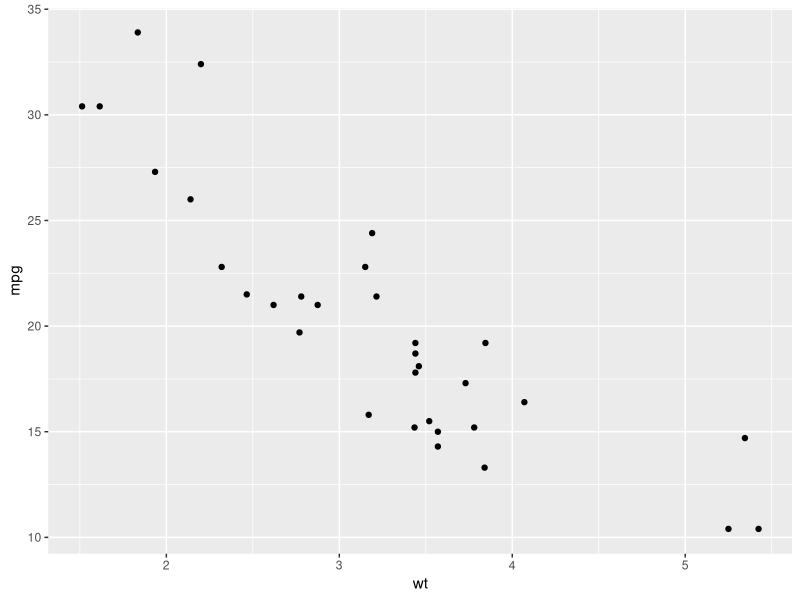
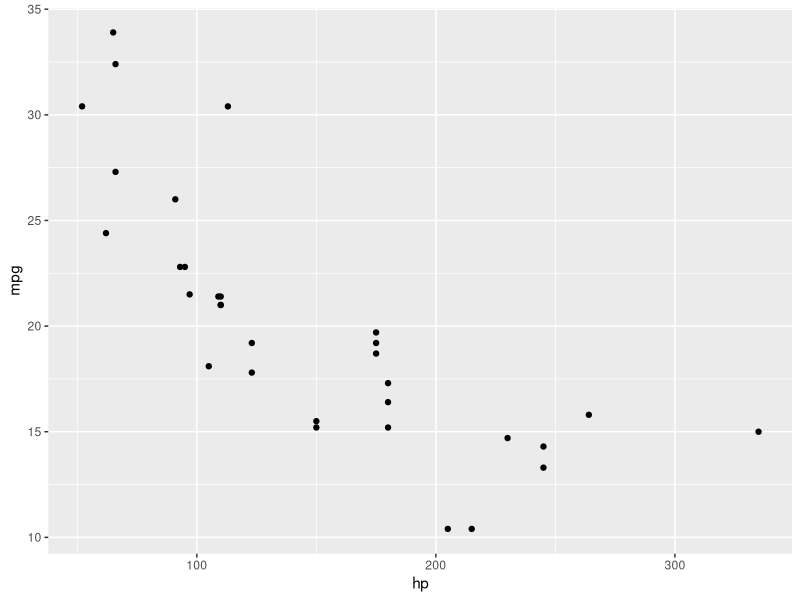
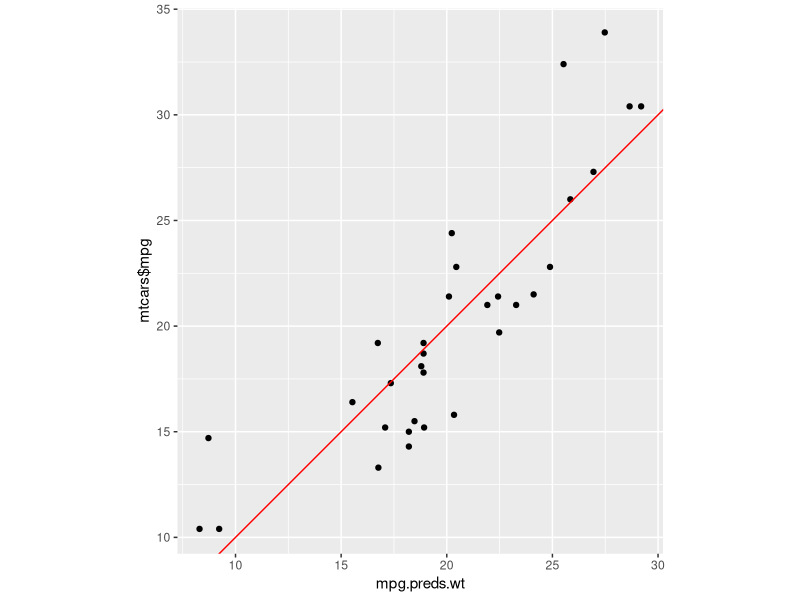
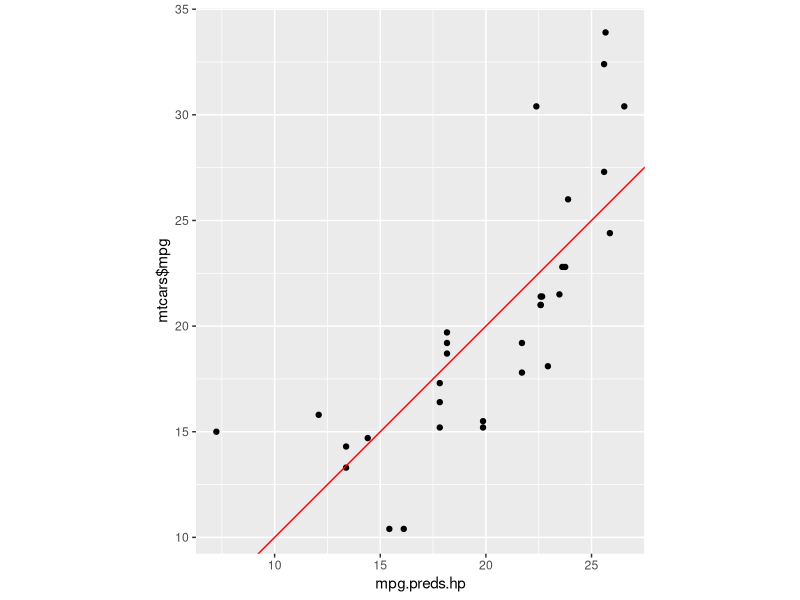
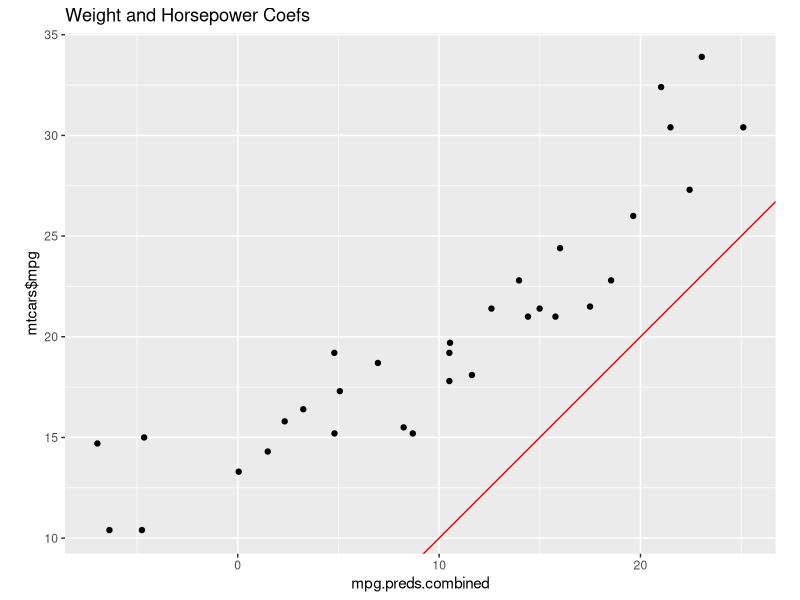
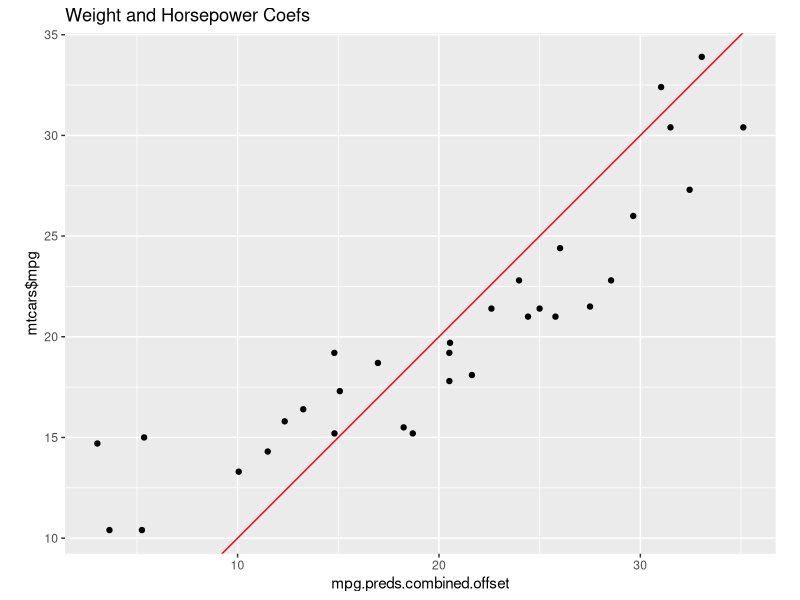
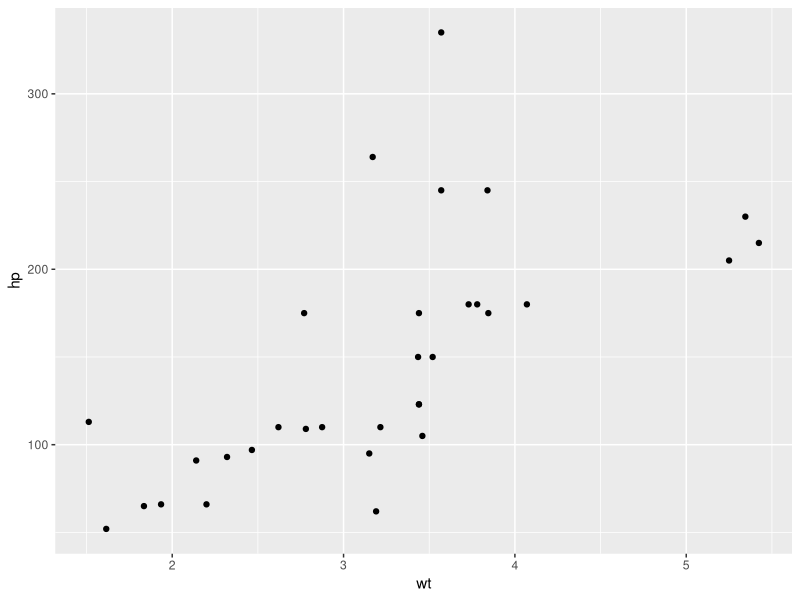
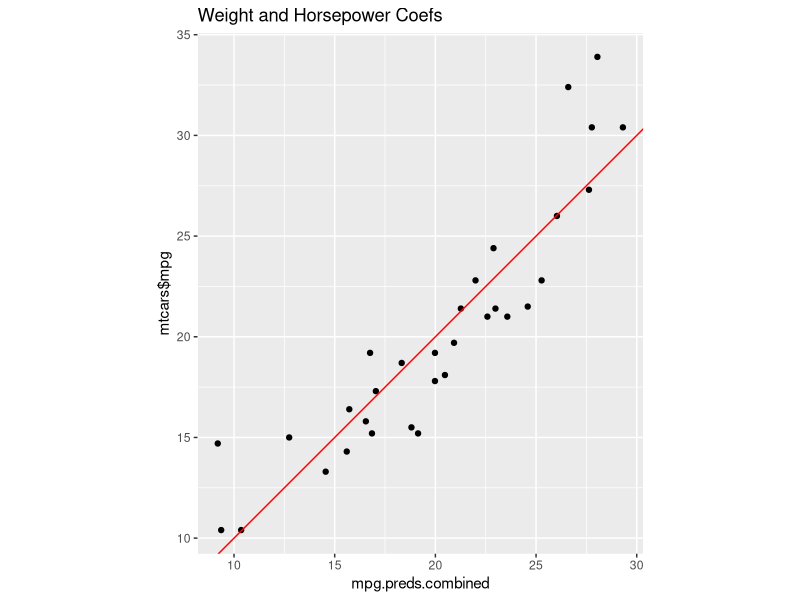

Generate these figures, in order, with R:
library(ggplot2)
library(forecast) # for 'accuracy' function

# load 'mtcars' dataset
head(mtcars)
dim(mtcars)


## Relationship between MPG (miles per gallon) and Weight
ggplot(data=mtcars) + 
  geom_point(mapping = aes(x=wt, y=mpg))

# correlation of MPG and Weight
mpg.wt.correlation <- cor(mtcars$mpg, mtcars$wt)
mpg.wt.correlation

# what determines correlation?
cov(mtcars$wt, mtcars$mpg) / sd(mtcars$mpg) / sd(mtcars$wt)

# compare with linear model 
mpg.lm.wt <- lm(mpg ~ wt, data=mtcars)
summary(mpg.lm.wt)

# look familiar?
mpg.wt.correlation ^ 2

# look familiar
mpg.wt.correlation * sd(mtcars$mpg) / sd(mtcars$wt)
cov(mtcars$wt, mtcars$mpg) / var(mtcars$wt)



## Relationship between MPG and Horsepower
ggplot(data=mtcars) + 
  geom_point(mapping = aes(x=hp, y=mpg))

# correlation of MPG and Horsepower
mpg.hp.correlation <- cor(mtcars$mpg, mtcars$hp)
mpg.hp.correlation

# compare with linear model 
mpg.lm.hp <- lm(mpg ~ hp, data=mtcars)
summary(mpg.lm.hp)

# look familiar?
mpg.hp.correlation ^ 2
mpg.hp.correlation * sd(mtcars$mpg) / sd(mtcars$hp)


## Check out predictions generated by each model

# predictions based on Weight alone
mpg.lm.wt$coefficients
mpg.preds.wt <- mpg.lm.wt$coefficients[1] + 
  mpg.lm.wt$coefficients[2] * mtcars$wt

# how good are these predictions?
ggplot(data=mtcars) + 
  geom_point(mapping = aes(x=mpg.preds.wt, y=mtcars$mpg)) + 
  geom_abline(mapping = aes(intercept = 0, slope = 1), col="red") +
  coord_fixed(ratio=1)

accuracy(mpg.preds.wt, mtcars$mpg)

# predictions based on Horsepower alone
mpg.lm.hp$coefficients
mpg.preds.hp <- mpg.lm.hp$coefficients[1] + 
  mpg.lm.hp$coefficients[2] * mtcars$hp

# how good are these predictions?
ggplot(data=mtcars) + 
  geom_point(mapping = aes(x=mpg.preds.hp, y=mtcars$mpg)) + 
  geom_abline(mapping = aes(intercept = 0, slope = 1), col="red") + 
  coord_fixed(ratio=1)

accuracy(mpg.preds.hp, mtcars$mpg)


## Try to manually build a multivariate model
mpg.lm.wt$coefficients
mpg.lm.hp$coefficients

# try adding in the 'hp' coefficient to the 'wt' model
mpg.preds.combined <- mpg.lm.wt$coefficients[1] + 
  mpg.lm.wt$coefficients[2] * mtcars$wt + 
  mpg.lm.hp$coefficients[2] * mtcars$hp

# how good are the predictions from this model?
ggplot(data=mtcars) + 
  geom_point(mapping = aes(x=mpg.preds.combined, y=mtcars$mpg)) + 
  geom_abline(mapping = aes(intercept = 0, slope = 1), col="red") + 
  coord_fixed(ratio=1) + ggtitle("Weight and Horsepower Coefs")

accuracy(mpg.preds.combined, mtcars$mpg)
accuracy(mpg.preds.hp, mtcars$mpg)
accuracy(mpg.preds.wt, mtcars$mpg)

# what's the problem?

# try choosing a new intercept
mean(mpg.preds.combined)
mean(mtcars$mpg)
mpg.preds.combined.offset <- mpg.preds.combined + 
  (mean(mtcars$mpg) - mean(mpg.preds.combined))

# did this fix things?
ggplot(data=mtcars) + 
  geom_point(mapping = aes(x=mpg.preds.combined.offset, y=mtcars$mpg)) + 
  geom_abline(mapping = aes(intercept = 0, slope = 1), col="red") + 
  coord_fixed(ratio=1) + ggtitle("Weight and Horsepower Coefs")
  
accuracy(mpg.preds.combined.offset, mtcars$mpg)
accuracy(mpg.preds.hp, mtcars$mpg)
accuracy(mpg.preds.wt, mtcars$mpg)

# what's the relationship between the two predictors themselves?
ggplot(data=mtcars) + 
  geom_point(mapping = aes(x=wt, y=hp))


## Let R try to find the optimal coefficients
mpg.lm.combined <- lm(mpg ~ wt + hp, data=mtcars)
summary(mpg.lm.combined)

mpg.lm.wt$coefficients
mpg.lm.hp$coefficients
mpg.lm.combined$coefficients

mpg.preds.combined <- predict(mpg.lm.combined, newdata = mtcars)

# how do the combined model predictions look now?
ggplot(data=mtcars) + 
  geom_point(mapping = aes(x=mpg.preds.combined, y=mtcars$mpg)) + 
  geom_abline(mapping = aes(intercept = 0, slope = 1), col="red") + 
  coord_fixed(ratio=1) + ggtitle("Weight and Horsepower Coefs")

accuracy(mpg.preds.combined, mtcars$mpg)
accuracy(mpg.preds.hp, mtcars$mpg)
accuracy(mpg.preds.wt, mtcars$mpg)




